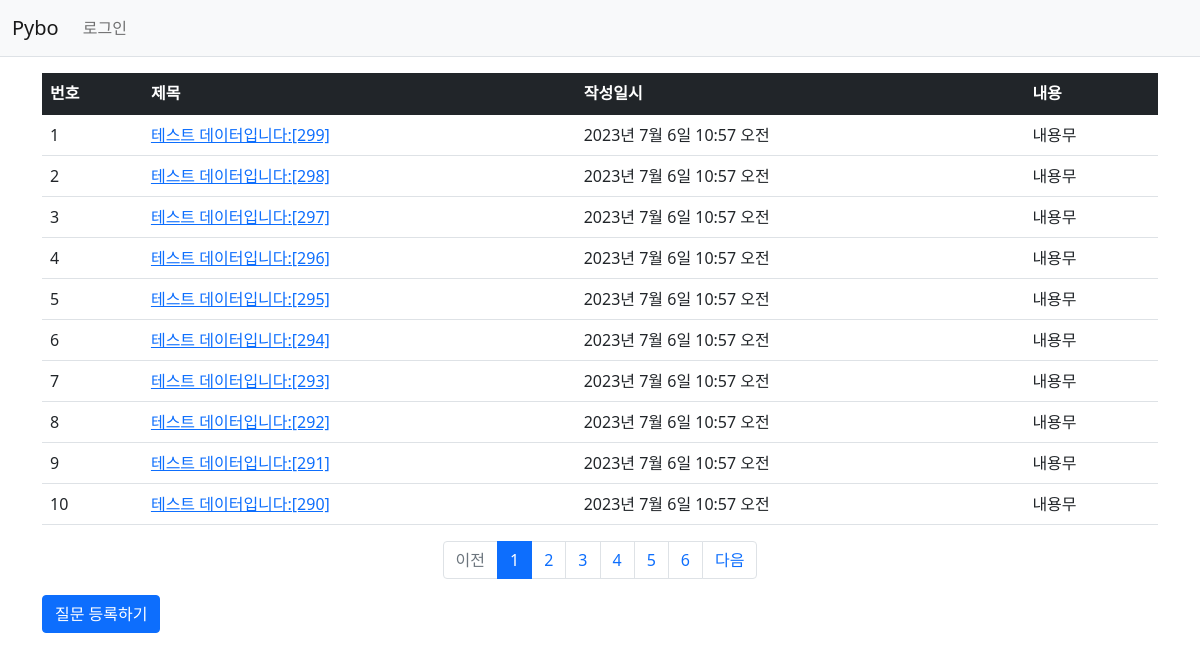
Screenshot of /pybo/ with the database file from the repository.
### pybo/models.py (models this page shows, shortened)
class Question(models.Model):
    subject = models.CharField(max_length = 200)
    content = models.TextField()
    create_date = models.DateTimeField()

### pybo/views.py (the view)
# urls.py: path('', views.index, name= 'index'),
def index(request):
    page = request.GET.get('page', '1')  # 페이지
    question_list =  Question.objects.order_by('-create_date')
    paginator = Paginator(question_list, 10)  # 페이지당 10개씩 보여주기
    page_obj = paginator.get_page(page)
    context = {'question_list': page_obj}
    return render(request, 'pybo/question_list.html', context)

### templates/pybo/question_list.html
{% extends 'base.html' %}
{% load pybo_filter %}
{% block content %}
<div class="container my-3">
    <table class="table">
        <thead>
        <tr class="table-dark">
            <th>번호</th>
            <th>제목</th>
            <th>작성일시</th>
            <th>내용</th>
        </tr>
        </thead>
        <tbody>
        {% if question_list %}
        {% for question in question_list %}
        <tr>
            <td>{{ forloop.counter }}</td>
            <td>
                <a href="{% url 'pybo:detail' question.id %}">{{ question.subject }}</a>
            </td>
            <td>{{ question.create_date }}</td>
            <td>{{ question.content }}</td>
        </tr>
        {% endfor %}
        {% else %}
        <tr>
            <td colspan="3">질문이 없습니다.</td>
        </tr>
        {% endif %}
        </tbody>
    </table>
        <ul class="pagination justify-content-center">
            {% if question_list.has_previous %}
            <li class="page-item">
                <a class="page-link" href="?page={{ question_list.previous_page_number }}">이전</a>
            </li>
            {% else %}
            <li class="page-item disabled">
                <a class="page-link" tabindex="-1" aria-disabled="true" href="#">이전</a>
            </li>
            {% endif %}
            {% for page_number in question_list.paginator.page_range %}
            {% if page_number >= question_list.number|add:-5 and page_number <= question_list.number|add:5 %}
            {% if page_number == question_list.number %}
            <li class="page-item active" aria-current="page">
                <a class="page-link" href="?page={{ page_number }}">{{ page_number }}</a>
            </li>
            {% else %}
            <li class="page-item">
                <a class="page-link" href="?page={{ page_number }}">{{ page_number }}</a>
            </li>
            {% endif %}
            {% endif %}
            {% endfor %}
            {% if question_list.has_next %}
            <li class="page-item">
                <a class="page-link" href="?page={{ question_list.next_page_number }}">다음</a>
            </li>
            {% else %}
            <li class="page-item disabled">
                <a class="page-link" tabindex="-1" aria-disabled="true" href="#">다음</a>
            </li>
            {% endif %}
        </ul>
    <a href="{% url 'pybo:question_create' %}" class="btn btn-primary">질문 등록하기</a>
</div>
{% endblock %}

### templates/base.html (shortened to what this page needs)
{% load static %}
<!doctype html>
<html lang="ko">
<head>
    <link rel="stylesheet" type="text/css" href="{% static 'bootstrap.min.css'%}">
    <link rel="stylesheet" type="text/css" href="{% static 'style.css'%}">
</head>
<body>
    {% include "navbar.html"%}
    {% block content %}
    {% endblock %}
</body>
</html>

### templates/navbar.html (shortened to what this page needs)
<nav class="navbar navbar-expand-lg navbar-light bg-light border-bottom">
    <div class="container-fluid">
        <a class="navbar-brand" href="{% url 'pybo:index' %}">Pybo</a>
        <div class="collapse navbar-collapse" id="navbarSupportedContent">
            <ul class="navbar-nav me-auto mb-2 mb-lg-0">
                <li class="nav-item">
                    <a class="nav-link" href="#">로그인</a>
                </li>
            </ul>
        </div>
    </div>
</nav>

### rows the page displays
Question: subject "테스트 데이터입니다:[299]", create_date "2023년 7월 6일 10:57 오전", content "내용무"
Question: subject "테스트 데이터입니다:[298]", create_date "2023년 7월 6일 10:57 오전", content "내용무"
Question: subject "테스트 데이터입니다:[297]", create_date "2023년 7월 6일 10:57 오전", content "내용무"
Question: subject "테스트 데이터입니다:[296]", create_date "2023년 7월 6일 10:57 오전", content "내용무"
Question: subject "테스트 데이터입니다:[295]", create_date "2023년 7월 6일 10:57 오전", content "내용무"
Question: subject "테스트 데이터입니다:[294]", create_date "2023년 7월 6일 10:57 오전", content "내용무"
Question: subject "테스트 데이터입니다:[293]", create_date "2023년 7월 6일 10:57 오전", content "내용무"
Question: subject "테스트 데이터입니다:[292]", create_date "2023년 7월 6일 10:57 오전", content "내용무"
Question: subject "테스트 데이터입니다:[291]", create_date "2023년 7월 6일 10:57 오전", content "내용무"
Question: subject "테스트 데이터입니다:[290]", create_date "2023년 7월 6일 10:57 오전", content "내용무"

### other values shown
{{ page_number }} "1"
{{ page_number }} "2" "3" "4" "5" "6"
